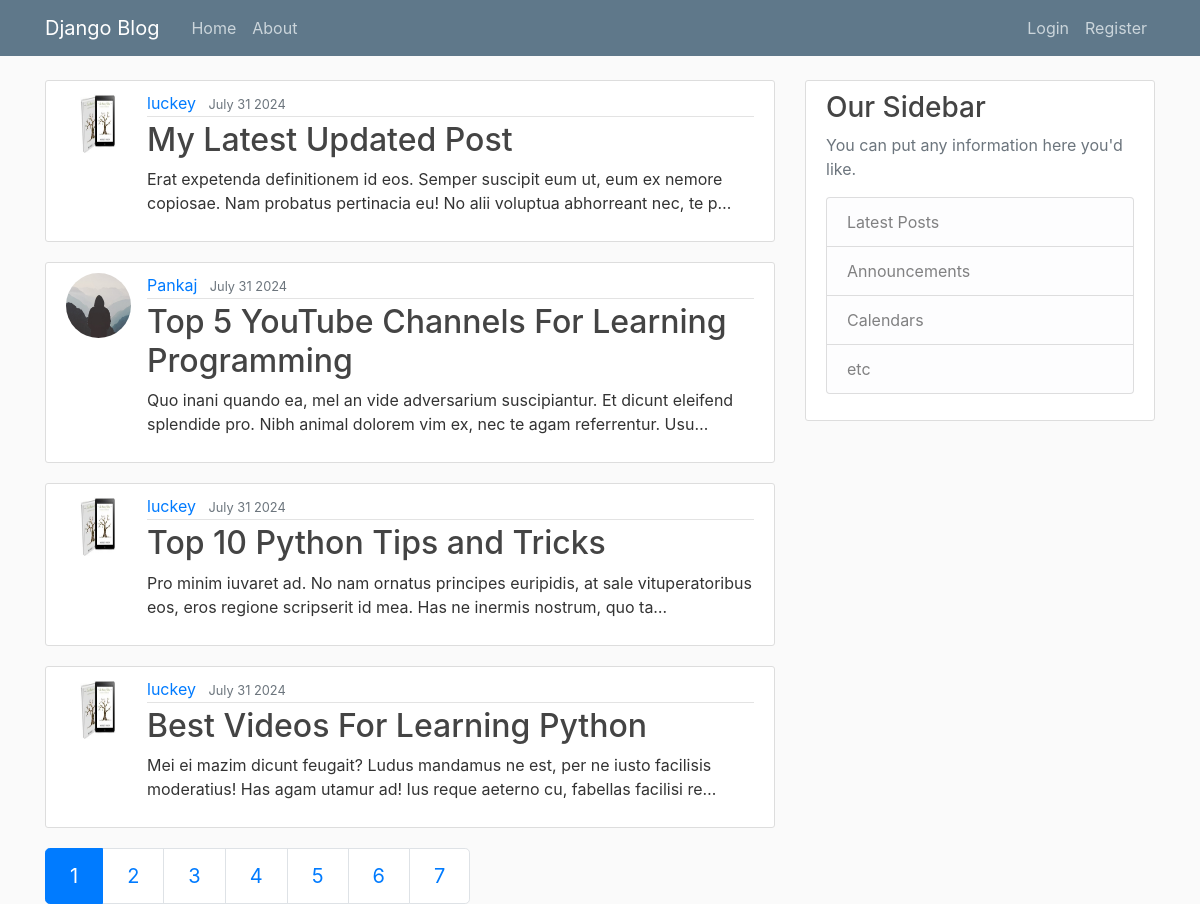
Before: / with the older database file.
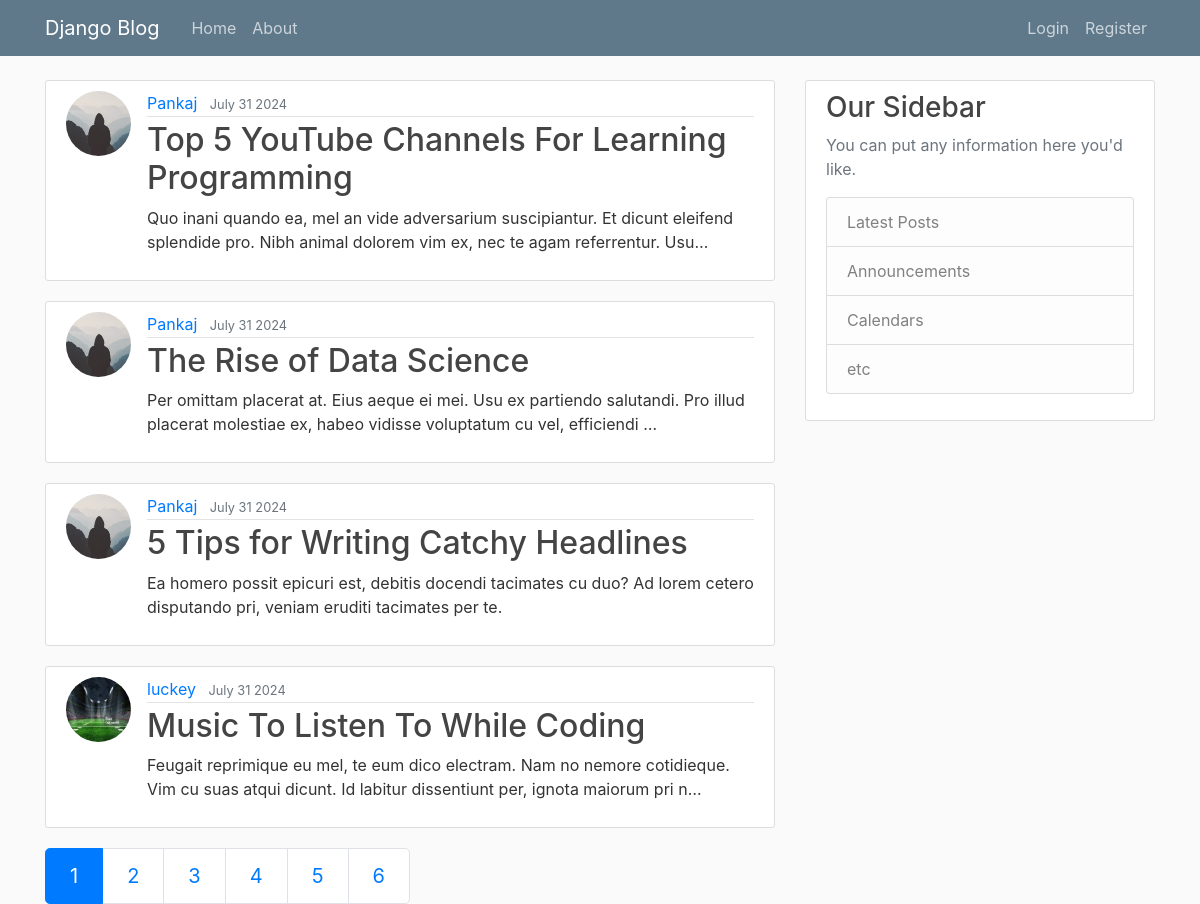
After: the same page with the newer database file.
### blog/models.py (models this page shows, shortened)
class Post(models.Model):
    title = models.CharField(max_length=100)
    content = models.TextField()
    date_posted = models.DateTimeField(default=timezone.now)
    author = models.ForeignKey(User,on_delete=models.CASCADE)

### users/models.py (models this page shows, shortened)
class Profile(models.Model):
    user = models.OneToOneField(User, on_delete=models.CASCADE)
    image = models.ImageField(default='default.jpg', upload_to='profile_pics')

### blog/views.py (the view)
# urls.py: path('', views.home_page, name="blog-home"),
def home_page(request):
    posts_objs = Post.objects.all().order_by('-date_posted')
    page = request.GET.get('page', 1)
    paginator = Paginator(posts_objs, 4)
    try:
        posts_objs = paginator.page(page)
    except PageNotAnInteger:
        posts_objs = paginator.page(1)
    except EmptyPage:
        posts_objs = paginator.page(paginator.num_pages)
    context = {
        'posts': posts_objs
    }
    return render(request, 'blog/home.html', context)

### blog/templates/blog/home.html
{% extends "blog/base.html" %}
{% block content %}
{% for post in posts %}
    <article class="media content-section">
        <img class="rounded-circle article-img" src="{{ post.author.profile.image.url }}">
        <div class="media-body">
        <div class="article-metadata">
            <a class="mr-2" href="#">{{ post.author }}</a>
            <small class="text-muted">{{ post.date_posted|date:"F d Y" }}</small>
        </div>
        <h2><a class="article-title" href="{% url "blog-detail" post.id %}">{{ post.title }}</a></h2>
        <p class="article-content">{{ post.content|truncatechars:150 }}</p>
        </div>
    </article>
{% endfor %}
{% if posts.has_other_pages %}
    <ul class="pagination pagination-lg">
        {% for i in posts.paginator.page_range %}
            {% if i == posts.number %}
                <li class="page-item active">
                    <a class="page-link" href="?page={{i}}">{{i}}</a>
                </li>
            {% else %}
                <li class="page-item">
                    <a class="page-link" href="?page={{i}}">{{i}}</a>
                </li>
            {% endif %}
        {% endfor %}
    </ul>
{% endif %}
{% endblock content %}

### blog/templates/blog/base.html (shortened to what this page needs)
<!doctype html>
{% load static %}
<html lang="en">
  <head>
    <link rel="stylesheet" href="https://cdn.jsdelivr.net/npm/bootstrap@4.0.0/dist/css/bootstrap.min.css">
    <link rel="stylesheet" href="{% static "blog/main.css" %}">
  </head>
  <body>
    <header class="site-header">
        <nav class="navbar navbar-expand-md navbar-dark bg-steel fixed-top">
          <div class="container">
            <a class="navbar-brand mr-4" href="{% url "blog-home" %}">Django Blog</a>
            <div class="collapse navbar-collapse" id="navbarToggle">
              <div class="navbar-nav mr-auto">
                <a class="nav-item nav-link" href="{% url "blog-home" %}">Home</a>
                <a class="nav-item nav-link" href="{% url "blog-about" %}">About</a>
              </div>
              <div class="navbar-nav">
                {% if user.is_authenticated %}
                <a class="nav-item nav-link" href="{% url "blog-create" %}">Create Post</a>
                  <a class="nav-item nav-link" href="{% url "blog-logout" %}">Logout</a>
                  <a class="nav-item nav-link" href="{% url "user_profile" %}">Profile</a>
                  {% else %}
                  <a class="nav-item nav-link" href="{% url "blog-login" %}">Login</a>
                  <a class="nav-item nav-link" href="{% url "blog-register" %}">Register</a>
                {% endif %}
              </div>
            </div>
          </div>
        </nav>
    </header>
    <main role="main" class="container">
        <div class="row">
          <div class="col-md-8">
            {% block content %}{% endblock %}
          </div>
          <div class="col-md-4">
            <div class="content-section">
              <h3>Our Sidebar</h3>
              <p class='text-muted'>You can put any information here you'd like.
                <ul class="list-group">
                  <li class="list-group-item list-group-item-light">Latest Posts</li>
                  <li class="list-group-item list-group-item-light">Announcements</li>
                  <li class="list-group-item list-group-item-light">Calendars</li>
                  <li class="list-group-item list-group-item-light">etc</li>
                </ul>
              </p>
            </div>
          </div>
        </div>
    </main>
  </body>
</html>

### blog/static/blog/main.css (style rules this page uses)
body { background: #fafafa; color: #333333; margin-top: 5rem; }
h1, h2, h3, h4, h5, h6 { color: #444444; }
ul { margin: 0; }
.bg-steel { background-color: #5f788a; }
.site-header .navbar-nav .nav-link { color: #cbd5db; }
.content-section { background: #ffffff; padding: 10px 20px; border: 1px solid #dddddd; border-radius: 3px; margin-bottom: 20px; }
.article-title { color: #444444; }
.article-content { white-space: pre-line; }
.article-img { height: 65px; width: 65px; margin-right: 16px; }
.article-metadata { padding-bottom: 1px; margin-bottom: 4px; border-bottom: 1px solid #e3e3e3 }

Changed rows visible on the page:
removed Post: author.profile.image (picture), author "luckey", date_posted "July 31 2024", title "My Latest Updated Post", content "Erat expetenda definitionem id eos. Semper suscipit eum ut, eum ex nemore copiosae. Nam probatus pertinacia eu! No alii voluptua abhorreant nec, te p…"
removed Post: author.profile.image (picture), author "luckey", date_posted "July 31 2024", title "Top 10 Python Tips and Tricks", content "Pro minim iuvaret ad. No nam ornatus principes euripidis, at sale vituperatoribus eos, eros regione scripserit id mea. Has ne inermis nostrum, quo ta…"
removed Post: author.profile.image (picture), author "luckey", date_posted "July 31 2024", title "Best Videos For Learning Python", content "Mei ei mazim dicunt feugait? Ludus mandamus ne est, per ne iusto facilisis moderatius! Has agam utamur ad! Ius reque aeterno cu, fabellas facilisi re…"
now on this page (row unchanged): Post: author.profile.image (placeholder picture), author "Pankaj", date_posted "July 31 2024", title "The Rise of Data Science", content "Per omittam placerat at. Eius aeque ei mei. Usu ex partiendo salutandi. Pro illud placerat molestiae ex, habeo vidisse voluptatum cu vel, efficiendi …"
now on this page (row unchanged): Post: author.profile.image (placeholder picture), author "Pankaj", date_posted "July 31 2024", title "5 Tips for Writing Catchy Headlines", content "Ea homero possit epicuri est, debitis docendi tacimates cu duo? Ad lorem cetero disputando pri, veniam eruditi tacimates per te."
now on this page (row unchanged): Post: author.profile.image (picture), author "luckey", date_posted "July 31 2024", title "Music To Listen To While Coding", content "Feugait reprimique eu mel, te eum dico electram. Nam no nemore cotidieque. Vim cu suas atqui dicunt. Id labitur dissentiunt per, ignota maiorum pri n…"
Other visible differences:
list line gone: "7"
